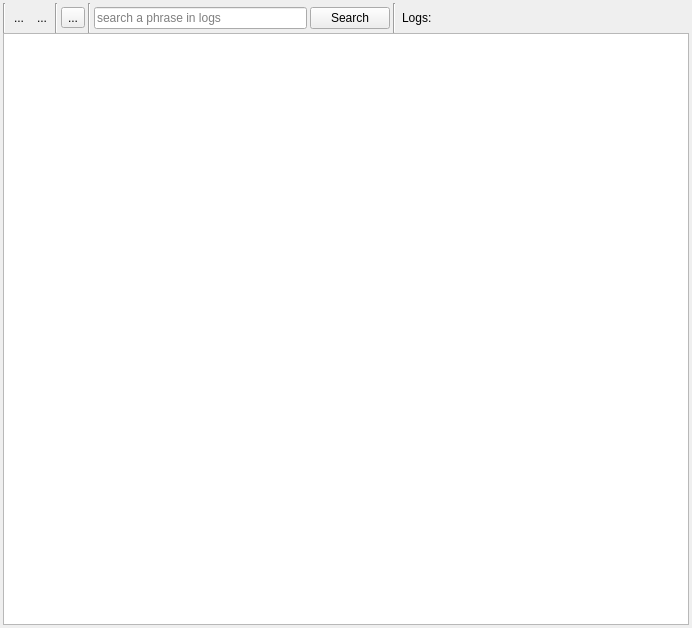
<?xml version="1.0" encoding="UTF-8"?>
<ui version="4.0">
 <class>LiveLogViewer</class>
 <widget class="QWidget" name="LiveLogViewer">
  <property name="geometry">
   <rect>
    <x>0</x>
    <y>0</y>
    <width>692</width>
    <height>628</height>
   </rect>
  </property>
  <property name="sizePolicy">
   <sizepolicy hsizetype="Expanding" vsizetype="Preferred">
    <horstretch>0</horstretch>
    <verstretch>0</verstretch>
   </sizepolicy>
  </property>
  <property name="windowTitle">
   <string notr="true"/>
  </property>
  <property name="autoFillBackground">
   <bool>true</bool>
  </property>
  <layout class="QVBoxLayout" name="verticalLayout">
   <property name="spacing">
    <number>3</number>
   </property>
   <property name="leftMargin">
    <number>3</number>
   </property>
   <property name="topMargin">
    <number>3</number>
   </property>
   <property name="rightMargin">
    <number>3</number>
   </property>
   <property name="bottomMargin">
    <number>3</number>
   </property>
   <item>
    <layout class="QVBoxLayout" name="verticalLayout_2">
     <property name="spacing">
      <number>0</number>
     </property>
     <item>
      <widget class="QWidget" name="widget" native="true">
       <property name="enabled">
        <bool>true</bool>
       </property>
       <property name="sizePolicy">
        <sizepolicy hsizetype="Expanding" vsizetype="Minimum">
         <horstretch>0</horstretch>
         <verstretch>0</verstretch>
        </sizepolicy>
       </property>
       <property name="minimumSize">
        <size>
         <width>50</width>
         <height>30</height>
        </size>
       </property>
       <property name="maximumSize">
        <size>
         <width>16777215</width>
         <height>30</height>
        </size>
       </property>
       <layout class="QHBoxLayout" name="horizontalLayout_3">
        <property name="spacing">
         <number>3</number>
        </property>
        <property name="leftMargin">
         <number>0</number>
        </property>
        <property name="topMargin">
         <number>0</number>
        </property>
        <property name="rightMargin">
         <number>0</number>
        </property>
        <property name="bottomMargin">
         <number>0</number>
        </property>
        <item>
         <layout class="QHBoxLayout" name="horizontalLayout_2">
          <property name="spacing">
           <number>0</number>
          </property>
          <property name="sizeConstraint">
           <enum>QLayout::SizeConstraint::SetMaximumSize</enum>
          </property>
          <property name="leftMargin">
           <number>0</number>
          </property>
          <property name="topMargin">
           <number>0</number>
          </property>
          <property name="rightMargin">
           <number>0</number>
          </property>
          <property name="bottomMargin">
           <number>0</number>
          </property>
          <item>
           <widget class="QWidget" name="widget_3" native="true">
            <property name="sizePolicy">
             <sizepolicy hsizetype="Minimum" vsizetype="Minimum">
              <horstretch>0</horstretch>
              <verstretch>0</verstretch>
             </sizepolicy>
            </property>
            <layout class="QHBoxLayout" name="horizontalLayout_4">
             <property name="spacing">
              <number>3</number>
             </property>
             <property name="leftMargin">
              <number>0</number>
             </property>
             <property name="topMargin">
              <number>0</number>
             </property>
             <property name="rightMargin">
              <number>0</number>
             </property>
             <property name="bottomMargin">
              <number>0</number>
             </property>
             <item>
              <widget class="Line" name="line_2">
               <property name="sizePolicy">
                <sizepolicy hsizetype="Fixed" vsizetype="Expanding">
                 <horstretch>0</horstretch>
                 <verstretch>0</verstretch>
                </sizepolicy>
               </property>
               <property name="orientation">
                <enum>Qt::Orientation::Vertical</enum>
               </property>
              </widget>
             </item>
             <item>
              <widget class="QToolButton" name="toolPause">
               <property name="minimumSize">
                <size>
                 <width>20</width>
                 <height>20</height>
                </size>
               </property>
               <property name="maximumSize">
                <size>
                 <width>20</width>
                 <height>20</height>
                </size>
               </property>
               <property name="toolTip">
                <string>Puase current logging</string>
               </property>
               <property name="text">
                <string>...</string>
               </property>
               <property name="icon">
                <iconset theme="media-playback-pause"/>
               </property>
               <property name="checkable">
                <bool>true</bool>
               </property>
               <property name="autoRaise">
                <bool>true</bool>
               </property>
              </widget>
             </item>
             <item>
              <widget class="QToolButton" name="toolStop">
               <property name="minimumSize">
                <size>
                 <width>20</width>
                 <height>20</height>
                </size>
               </property>
               <property name="maximumSize">
                <size>
                 <width>20</width>
                 <height>20</height>
                </size>
               </property>
               <property name="toolTip">
                <string>Stop current logging</string>
               </property>
               <property name="text">
                <string>...</string>
               </property>
               <property name="icon">
                <iconset theme="media-playback-stop"/>
               </property>
               <property name="checkable">
                <bool>true</bool>
               </property>
               <property name="autoRaise">
                <bool>true</bool>
               </property>
              </widget>
             </item>
             <item>
              <widget class="Line" name="line_4">
               <property name="orientation">
                <enum>Qt::Orientation::Vertical</enum>
               </property>
              </widget>
             </item>
             <item>
              <widget class="QToolButton" name="toolClear">
               <property name="toolTip">
                <string>Clear log window</string>
               </property>
               <property name="text">
                <string>...</string>
               </property>
               <property name="icon">
                <iconset theme="edit-clear"/>
               </property>
              </widget>
             </item>
             <item>
              <widget class="Line" name="line_3">
               <property name="orientation">
                <enum>Qt::Orientation::Vertical</enum>
               </property>
              </widget>
             </item>
             <item>
              <widget class="QWidget" name="widget_4" native="true">
               <layout class="QHBoxLayout" name="horizontalLayout_5">
                <property name="spacing">
                 <number>3</number>
                </property>
                <property name="leftMargin">
                 <number>0</number>
                </property>
                <property name="topMargin">
                 <number>0</number>
                </property>
                <property name="rightMargin">
                 <number>0</number>
                </property>
                <property name="bottomMargin">
                 <number>0</number>
                </property>
                <item>
                 <widget class="SearchLineEdit" name="textSearch">
                  <property name="toolTip">
                   <string>Search a phrase</string>
                  </property>
                  <property name="dragEnabled">
                   <bool>true</bool>
                  </property>
                  <property name="placeholderText">
                   <string>search a phrase in logs</string>
                  </property>
                  <property name="clearButtonEnabled">
                   <bool>true</bool>
                  </property>
                 </widget>
                </item>
                <item>
                 <widget class="QPushButton" name="buttonSearch">
                  <property name="toolTip">
                   <string>Search a prhase in logs</string>
                  </property>
                  <property name="text">
                   <string>Search</string>
                  </property>
                  <property name="icon">
                   <iconset theme="QIcon::ThemeIcon::EditFind"/>
                  </property>
                 </widget>
                </item>
               </layout>
              </widget>
             </item>
             <item>
              <widget class="QWidget" name="widget_2" native="true">
               <property name="sizePolicy">
                <sizepolicy hsizetype="Expanding" vsizetype="Preferred">
                 <horstretch>0</horstretch>
                 <verstretch>0</verstretch>
                </sizepolicy>
               </property>
               <layout class="QHBoxLayout" name="horizontalLayout">
                <property name="spacing">
                 <number>6</number>
                </property>
                <property name="leftMargin">
                 <number>0</number>
                </property>
                <property name="topMargin">
                 <number>0</number>
                </property>
                <property name="rightMargin">
                 <number>0</number>
                </property>
                <property name="bottomMargin">
                 <number>0</number>
                </property>
                <item>
                 <widget class="Line" name="line">
                  <property name="orientation">
                   <enum>Qt::Orientation::Vertical</enum>
                  </property>
                 </widget>
                </item>
                <item>
                 <widget class="QLabel" name="label">
                  <property name="sizePolicy">
                   <sizepolicy hsizetype="Minimum" vsizetype="Minimum">
                    <horstretch>0</horstretch>
                    <verstretch>0</verstretch>
                   </sizepolicy>
                  </property>
                  <property name="maximumSize">
                   <size>
                    <width>40</width>
                    <height>30</height>
                   </size>
                  </property>
                  <property name="toolTip">
                   <string>Log file location</string>
                  </property>
                  <property name="text">
                   <string>Logs:</string>
                  </property>
                 </widget>
                </item>
                <item>
                 <widget class="QLabel" name="lableFile">
                  <property name="sizePolicy">
                   <sizepolicy hsizetype="Expanding" vsizetype="Preferred">
                    <horstretch>0</horstretch>
                    <verstretch>0</verstretch>
                   </sizepolicy>
                  </property>
                  <property name="frameShadow">
                   <enum>QFrame::Shadow::Plain</enum>
                  </property>
                  <property name="text">
                   <string/>
                  </property>
                  <property name="textInteractionFlags">
                   <set>Qt::TextInteractionFlag::LinksAccessibleByMouse|Qt::TextInteractionFlag::TextSelectableByKeyboard|Qt::TextInteractionFlag::TextSelectableByMouse</set>
                  </property>
                 </widget>
                </item>
               </layout>
              </widget>
             </item>
            </layout>
           </widget>
          </item>
         </layout>
        </item>
       </layout>
      </widget>
     </item>
     <item>
      <widget class="QTableView" name="logView">
       <property name="sizeAdjustPolicy">
        <enum>QAbstractScrollArea::SizeAdjustPolicy::AdjustToContents</enum>
       </property>
       <property name="editTriggers">
        <set>QAbstractItemView::EditTrigger::NoEditTriggers</set>
       </property>
       <property name="showDropIndicator" stdset="0">
        <bool>false</bool>
       </property>
       <property name="dragDropOverwriteMode">
        <bool>false</bool>
       </property>
       <property name="selectionMode">
        <enum>QAbstractItemView::SelectionMode::SingleSelection</enum>
       </property>
       <property name="selectionBehavior">
        <enum>QAbstractItemView::SelectionBehavior::SelectRows</enum>
       </property>
       <property name="horizontalScrollMode">
        <enum>QAbstractItemView::ScrollMode::ScrollPerItem</enum>
       </property>
       <property name="wordWrap">
        <bool>false</bool>
       </property>
       <attribute name="horizontalHeaderStretchLastSection">
        <bool>true</bool>
       </attribute>
       <attribute name="verticalHeaderVisible">
        <bool>false</bool>
       </attribute>
       <attribute name="verticalHeaderHighlightSections">
        <bool>false</bool>
       </attribute>
      </widget>
     </item>
    </layout>
   </item>
  </layout>
 </widget>
 <customwidgets>
  <customwidget>
   <class>SearchLineEdit</class>
   <extends>QLineEdit</extends>
   <header>lusan/view/common/SearchLineEdit.hpp</header>
  </customwidget>
 </customwidgets>
 <resources/>
 <connections/>
</ui>
